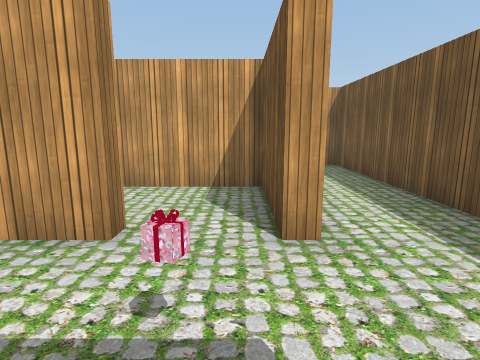
View 1 (above)

24 first-person views from a walk through a Unity game level. The camera is 1.4 m above the floor, tilts 10° down and sees 80° across. The floor is counted in squares, 1 m on a side. Each view is taken from the middle of a square. On the plan, view 1 faces up. The plan holds only what a view shows up to about 14 squares ahead; the rest is blank. The player character is not drawn. Some surface patterns are stand-ins.

View 2
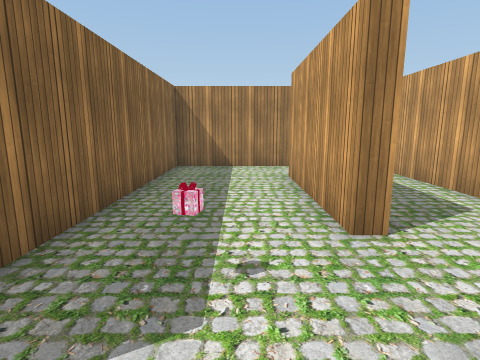

View 3
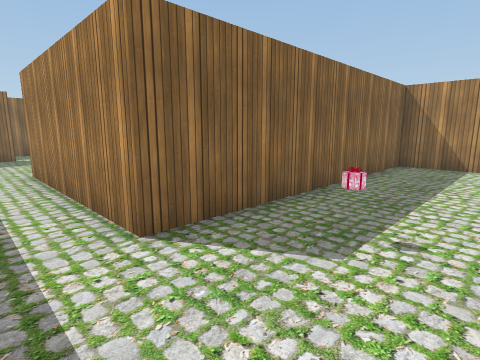

View 4
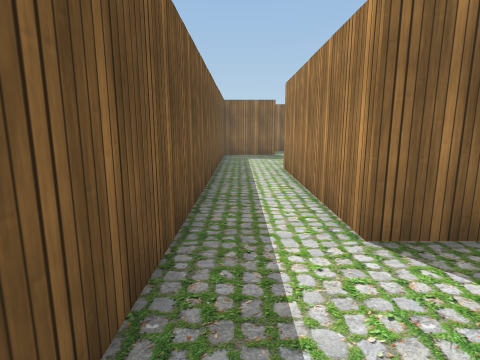

View 5
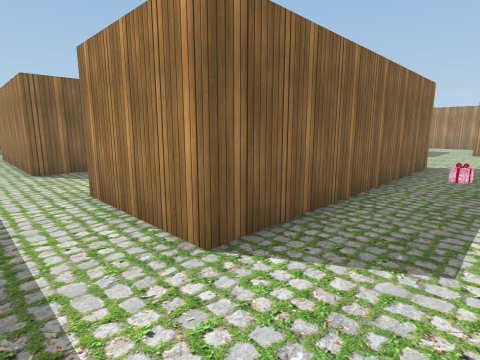

View 6
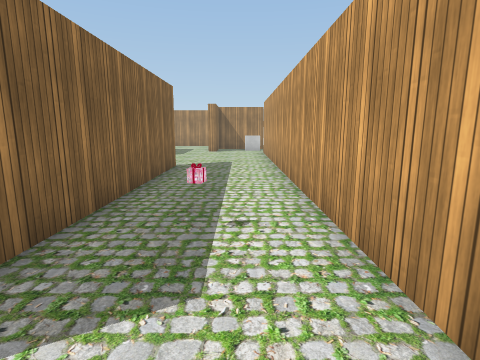

View 7
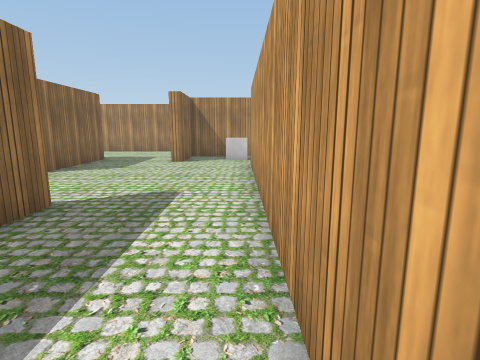

View 8
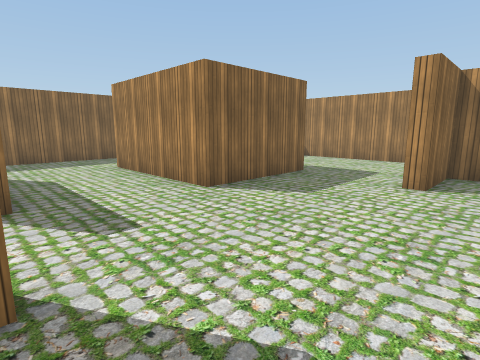

View 9
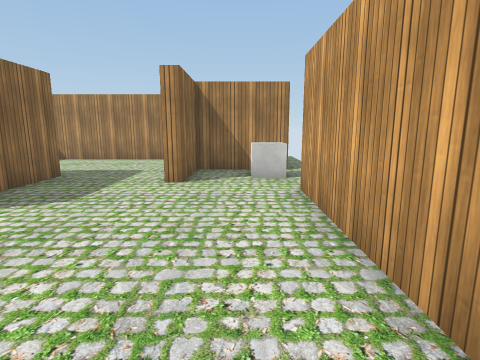

View 10
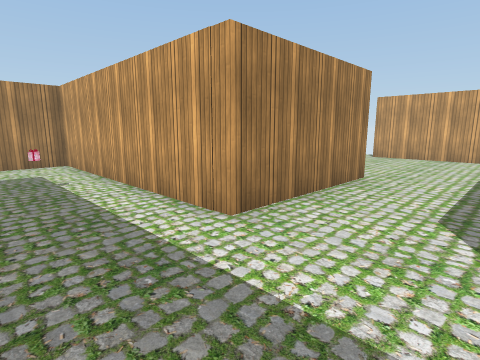

View 11
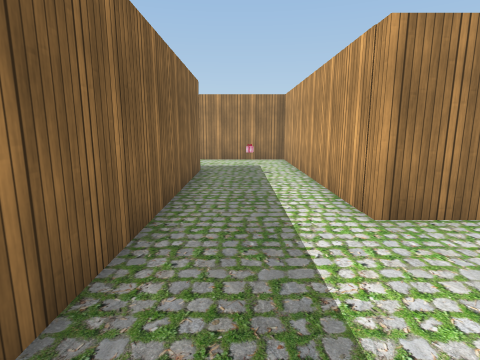

View 12
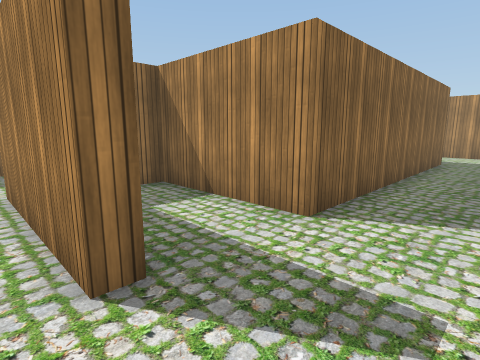

View 13
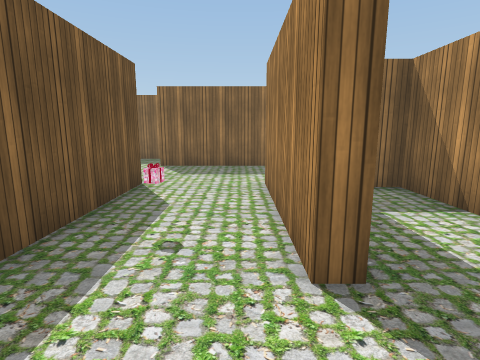

View 14
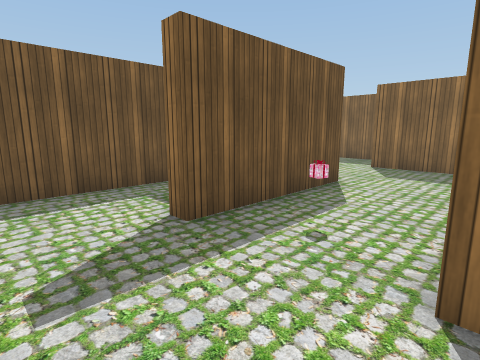

View 15
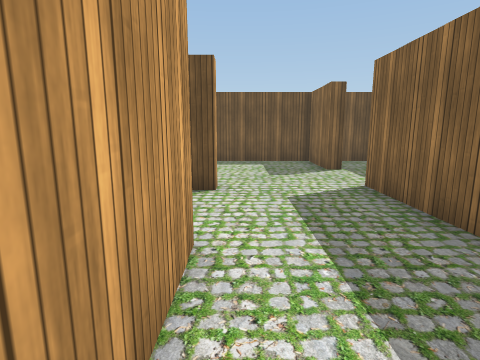

View 16
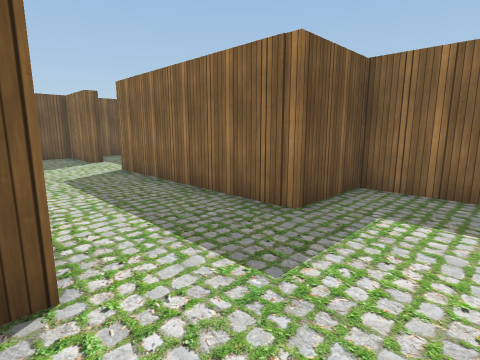

View 17
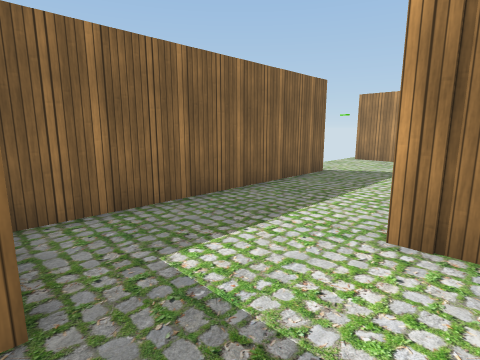

View 18
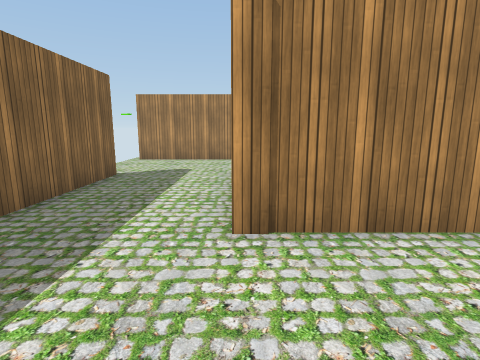

View 19
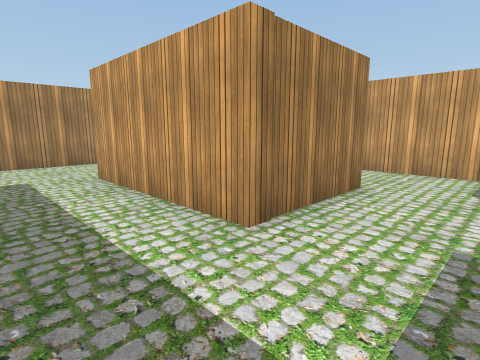

View 20
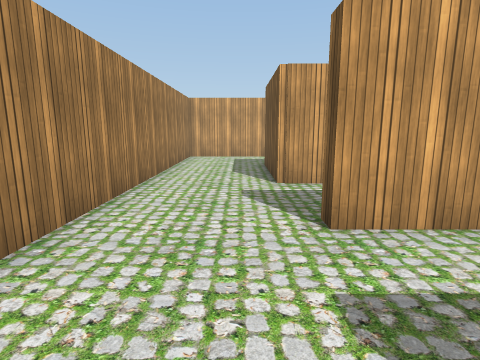

View 21
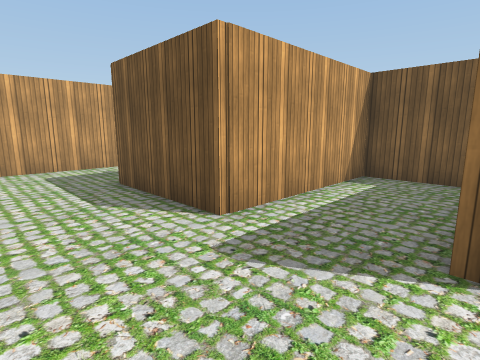

View 22
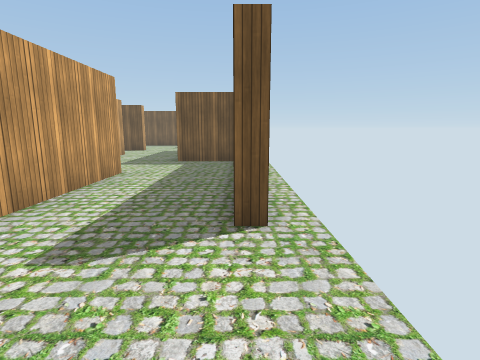

View 23
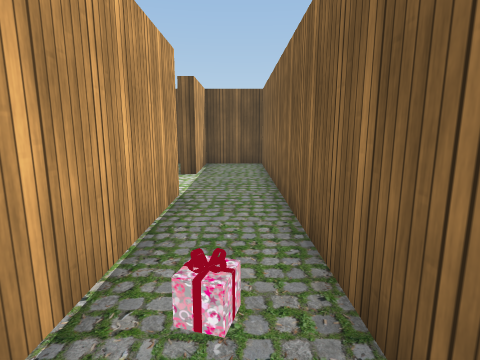

View 24
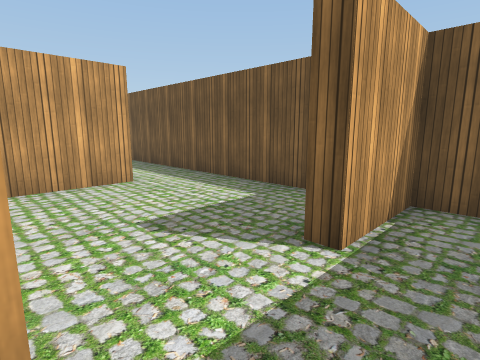

### Floor plan
Points are (right, up) in squares from view 1. A wall is a line through its corners. A room is listed if a view was taken in it or the views show most of it. See-through windows are left out.
Room 1 (views 1, 2)
walls: (-1.7, 3.5) (-6.8, 3.5); (1, 3.5) (0.5, 3.5); (-9, 2.5) (-9, -0.4) (1.4, -0.4) (1.4, -7.5); (3.9, -8.5) (3.9, 2.1)
ways out: opening at (-7.5, 3.5) to room 2; opening at (-0.5, 4) to room 2; opening at (2.5, -8.5) to room 2; opening at (2.5, 3) to room 2
objects: other object (0, 2)
Room 2 (views 3, 4, 5, 6, 7, 8, 9, 10, 11, 12, 13, 14, 15, 16, 17, 18, 19, 20, 21, 22, 23, 24)
walls: (-10.8, -4.9) (-14.1, -4.9); (-6.2, -4.4) (-5.7, -4.4) (-5.7, -9.4) (-8.5, -9.4); (-12.8, -8) (-12.8, -12.1) (-18.7, -12.1) (-18.7, -11.5); (-9.5, -9.5) (-9.5, -9); (-9, 4) (-9, 2.5); (-13.3, -11) (-13.3, -8.6) (-19, -8.6) (-19, -4.4) (-9, -4.4) (-9, -8.9) (-8.2, -8.9); (-1.9, -9.4) (-2.4, -9.4) (-2.4, -4.4) (-1.9, -4.4); (-9.2, 7.5) (1, 7.5) (1, 3.5); (-17.8, 4.5) (-13.3, 4.5) (-13.3, -0.9) (-22.6, -0.9) (-22.6, -16.9); (-1.7, 4) (-1.7, 3.5); (0.9, -6.1) (0.9, -2.5); (1.4, -7.5) (-1.4, -7.5); (0.5, 3.5) (0.5, 7) (-7.2, 7); (-7.1, -15.9) (3.9, -15.9) (3.9, -13.7) (1.1, -13.7) (1.1, -13.2) (3.9, -13.2) (3.9, -8.5); (-1.9, -13.7) (-6.6, -13.7); (-18, -16.5) (-18, -15.9) (-9.2, -15.9) (-9.2, -13.2) (-1.9, -13.2); (-22.6, 6.4) (-22.6, 1.4); (3.9, 4.5) (3.9, 11.4); (-19.1, 11.8) (-19.1, 8.5) (-16.6, 8.5) (-16.6, 7.9); (0.5, 11.4) (-15.8, 11.4)
ways out: opening at (-7.5, 3.5) to room 1; opening at (-0.5, 4) to room 1; opening at (2.5, -8.5) to room 1; opening at (2.5, 3) to room 1; gap at (-23, -17)
objects: other object (-18, -3); cube (-18, 10) to (-17, 11); other object (-7, -15); other object (-4, -6); other object (-2, 9)

Where each view was taken, in squares from view 1:
view 1: 0 up, 0 right, facing up
view 2: 2 up, 2 right, facing left
view 3: 3 up, 3 right, facing down-left
view 4: 3 up, 3 right, facing down
view 5: 10 up, 3 right, facing down-left
view 6: 10 up, 2 right, facing left
view 7: 11 up, 4 left, facing left
view 8: 10 up, 9 left, facing down-left
view 9: 10 up, 9 left, facing left
view 10: 4 down, 10 left, facing up-left
view 11: 3 down, 9 left, facing left
view 12: 2 down, 5 left, facing down-left
view 13: 2 down, 5 left, facing down
view 14: 2 down, 6 left, facing down-right
view 15: 10 down, 9 left, facing right
view 16: 9 down, 12 left, facing down-right
view 17: 11 down, 9 left, facing down-left
view 18: 12 down, 9 left, facing left
view 19: 15 down, 10 left, facing up-left
view 20: 16 down, 20 left, facing up
view 21: 12 down, 22 left, facing up-right
view 22: 16 down, 22 left, facing right
view 23: 15 down, 8 left, facing right
view 24: 15 down, 2 left, facing up-right
